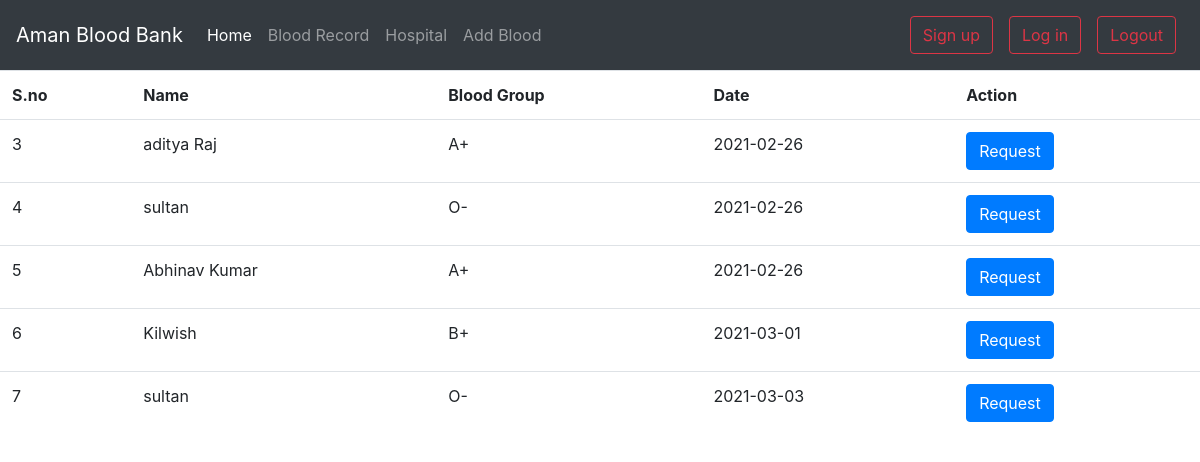
Page /blood_record.php (signed in) on the committed database.
### tables this page shows
CREATE TABLE `blood_resord` (
  `sno` int(255) NOT NULL,
  `blood_group` varchar(5) NOT NULL,
  `donar_name` varchar(255) NOT NULL,
  `dt` date NOT NULL DEFAULT current_timestamp()
);

### blood_record.php (the view, shortened to what this page needs)
<?php include './header.php';?>
<?php
include './db.php' ;
?>
<!DOCTYPE html>
<html lang="en">
  <head>
  </head>
  <body>
    <table class="table">
    <tr>
      <th scope="col">S.no</th>
      <th scope="col">Name</th>
      <th scope="col">Blood Group</th>
      <th scope="col">Date</th>
      <th scope="col">Action</th>
      <?php
$sql = "SELECT * FROM `blood_resord`";
$result = mysqli_query($conn, $sql);
while ($row = mysqli_fetch_assoc($result)) {
  $sno=$row['sno'];
  $name=$row['donar_name'];
  $bloodGroup=$row['blood_group'];
  $date = $row["dt"];
    echo '
<tr>
<td>'.$sno.'</td>
<td>'.$name.'</td>
<td>'.$bloodGroup.'</td>
<td>'.$date.'</td>
<td><a href="addBlood_request.php?id=' . $sno . '"><button class="btn btn-primary">Request</button></a></td>
</tr>';
}
?>
</table>
</body>
</html>

### header.php (shortened to what this page needs)
<?php
if(!isset($_SESSION['loggedin'])|| $_SESSION['loggedin']!=true){
  $loggedin=true;
}
else{
  $loggedin=false;
}
?>
<!DOCTYPE html>
<html lang="en">
<head>
    <link rel="stylesheet" href="https://maxcdn.bootstrapcdn.com/bootstrap/4.0.0/css/bootstrap.min.css">
<body>
<?php
echo
'<nav class="navbar navbar-expand-lg navbar-dark bg-dark">
<a class="navbar-brand" href="./index.php">Aman Blood Bank</a>
        <button class="navbar-toggler" type="button" data-toggle="collapse" data-target="#navbarSupportedContent"
            aria-controls="navbarSupportedContent" aria-expanded="false" aria-label="Toggle navigation">
            <span class="navbar-toggler-icon"></span>
        </button>
        <div class="collapse navbar-collapse" id="navbarSupportedContent">
            <ul class="navbar-nav mr-auto">
                <li class="nav-item active">
                    <a class="nav-link" href="index.php">Home <span class="sr-only">(current)</span></a>
                </li>
                <li class="nav-item">
                <a class="nav-link" href="./blood_record.php">Blood Record</a>
                </li>
                <li class="nav-item">
                <a class="nav-link" href="hospital.php">Hospital</a>
                </li>
                <li class="nav-item">
                <a class="nav-link" href="./add_blood.php">Add Blood</a>
                </li>
            </ul>
            ';
            ?>
            <?php
            if($loggedin){
            echo'
            <div class="mx-2 row">
            <a class="btn btn-outline-danger" href="signup.php">Sign up</a>
            </div>
            <div class="mx-2">
            <a class="btn btn-outline-danger my-2" href="login.php">Log in</a>
            </div>';}
                echo'
            <div class="mx-2">
            <a class="btn btn-outline-danger" href="logout.php">Logout</a>
            </div>
            ';
            ?>
            </div>
            </nav>
            </html>
    </body>
</html>

### rows in the picture
blood_resord: sno "3", donar_name "aditya Raj", blood_group "A+", dt "2021-02-26"
blood_resord: sno "4", donar_name "sultan", blood_group "O-", dt "2021-02-26"
blood_resord: sno "5", donar_name "Abhinav Kumar", blood_group "A+", dt "2021-02-26"
blood_resord: sno "6", donar_name "Kilwish", blood_group "B+", dt "2021-03-01"
blood_resord: sno "7", donar_name "sultan", blood_group "O-", dt "2021-03-03"
